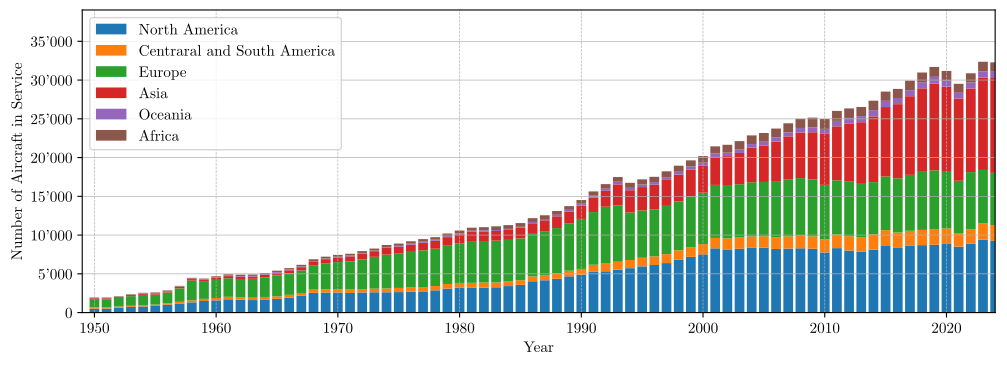

The script that drew this image:
#%%
# runs code as interactive cell 
# https://code.visualstudio.com/docs/python/jupyter-support-py

# IMPORTS #######################################

# plotting
import matplotlib.pyplot as plt
import matplotlib.font_manager as font_manager
# unit conversion
cm = 1/2.54 # for inches-cm conversion
# time manipulation
from datetime import datetime
# country manipulation
import country_converter as coco

# data science
import numpy as np
import pandas as pd

# i/o
from pathlib import PurePath, Path

# SETUP #########################################

plt.rcParams.update({
    "text.usetex": True,
    "font.family": "Arial",
    "font.sans-serif": "Computer Modern",
    'font.size': 11
})

# DATA IMPORT ###################################

df_main = pd.read_excel(
    io = 'data/data.xlsx',
    sheet_name = 'data',
    usecols = lambda column: column in [
        'year',
        'category',
        'country_iso',
        'country_name',
        'country_region',
        'sum(countAc)',
    ],
    dtype={
        'year': int,
        'category': str,
        'country_iso': str,
        'country_name': str,
        'country_region': str,
        'sum(countAc)': int,
    },
    header = 0,
    engine = 'openpyxl',
    keep_default_na=False, na_values=['_'] # otherwise "NA" (Namibia) is read as "NaN", https://stackoverflow.com/a/33952294
)

# DATA MANIPULATION #############################

# compare https://en.wikipedia.org/wiki/United_Nations_geoscheme
# compare https://www.iso.org/obp/ui/#iso:pub:PUB500001:en
historical_country_dict = {
    'AN': 'Western Europe', # https://en.wikipedia.org/wiki/Netherlands_Antilles
    'DD': 'Western Europe', # haha, communism failed!
    'SU': 'Eastern Europe', # haha, communism failed!
    'YU': 'Eastern Europe', # haha, communism failed!
    'KA': 'Middle Africa', # https://en.wikipedia.org/wiki/State_of_Katanga
    'GK': 'Western Europe', # https://en.wikipedia.org/wiki/Guernsey
    'TP': 'Southeastern Asia', # https://en.wikipedia.org/wiki/East_Timor
}

# get list either from Wikipedia https://en.wikipedia.org/wiki/United_Nations_geoscheme
# of from coco.CountryConverter().UNregion['UNregion'].unique().tolist()
my_regions_dict = {
    'Southern Asia': 'Asia',
    'Northern Europe': 'Europe',
    'Southern Europe': 'Europe',
    'Northern Africa': 'Africa',
    'Polynesia': 'Oceania',
    'Middle Africa': 'Africa',
    'Caribbean': 'Central and South America',
    'Antarctica': 'Central and South America',
    'South America': 'Central and South America',
    'Western Asia': 'Asia',
    'Australia and New Zealand': 'Oceania',
    'Western Europe': 'Europe',
    'Eastern Europe': 'Europe',
    'Central America': 'Central and South America',
    'Western Africa': 'Africa',
    'Northern America': 'North America',
    'Southern Africa': 'Africa',
    'Eastern Africa': 'Africa',
    'South-eastern Asia': 'Asia',
    'Eastern Asia': 'Asia',
    'Melanesia': 'Oceania',
    'Micronesia': 'Oceania',
    'Central Asia': 'Asia',
}
my_regions_list = list(set(my_regions_dict.values()))

def add_country_classifications(
    df: pd.DataFrame,
    country_code_column: str,
    coco_classification: str,
) -> pd.DataFrame:
    """
    Group countries according to a country-converter ("coco") supported classification,
    then sum the values of the relevant columns.

    See Also
    --------
    https://github.com/IndEcol/country_converter?tab=readme-ov-file#classification-schemes
    """
    column_name_country_classification: str = 'country_classification_' + coco_classification
    df[column_name_country_classification] = coco.convert(
        names = df[country_code_column].tolist(),
        to = coco_classification,
        not_found = None,
    )
    df[column_name_country_classification] = df[column_name_country_classification].replace(historical_country_dict)
    return df

def fill_empty_years(
    df: pd.DataFrame
) -> pd.DataFrame:
    """
    Fill empty years with 0.
    """
    all_years = pd.DataFrame({'year': range(1950, 2030)})
    df = pd.merge(
        all_years,
        df,
        on='year',
        how='left'
    ).fillna(0)
    return df



df_grouped_unregion = add_country_classifications(
    df = df_main,
    country_code_column = 'country_iso',
    coco_classification = 'UNregion',
)

df_grouped_region = df_grouped_unregion.copy()
df_grouped_region['region'] = df_grouped_unregion['country_classification_UNregion'].replace(my_regions_dict)
df_grouped_region = df_grouped_region[['year', 'region', 'sum(countAc)']].groupby(['year', 'region']).sum().reset_index()


# FIGURE ########################################

# SETUP ######################

fig, ax = plt.subplots(
    num = 'main',
    nrows = 1,
    ncols = 1,
    dpi = 300,
    figsize=(30*cm, 10*cm), # A4=(210x297)mm,
)

# AXIS SCALING ###############

# AXIS LIMITS ################

ax.set_xlim(1949, 2024)

# TICKS AND LABELS ###########

ax.set_xlabel('Year')
ax.set_ylabel('Number of Aircraft in Service')

import matplotlib.ticker as ticker
def thousand_formatter(value, tick_number):
    """
    Formats the tick label with thousand separators: 1000 = 1'000.
    """
    return f"{int(value):,}".replace(",", "'")

ax.yaxis.set_major_formatter(ticker.FuncFormatter(thousand_formatter))

# GRIDS ######################

ax.grid(which='both', axis='y', linestyle='-', linewidth = 0.5)
ax.grid(which='both', axis='x', linestyle='--', linewidth = 0.5)

# AXIS LABELS ################


# PLOTTING ###################


df_north_america = df_grouped_region[df_grouped_region['region'] == 'North America']
df_north_america = fill_empty_years(df_north_america)

df_south_america = df_grouped_region[df_grouped_region['region'] == 'Central and South America']
df_south_america = fill_empty_years(df_south_america)

df_europe = df_grouped_region[df_grouped_region['region'] == 'Europe']
df_europe = fill_empty_years(df_europe)

df_asia = df_grouped_region[df_grouped_region['region'] == 'Asia']
df_asia = fill_empty_years(df_asia)

df_oceania = df_grouped_region[df_grouped_region['region'] == 'Oceania']
df_oceania = fill_empty_years(df_oceania)

df_africa = df_grouped_region[df_grouped_region['region'] == 'Africa']
df_africa = fill_empty_years(df_africa)

ax.bar(
    x = df_north_america['year'],
    height=df_north_america['sum(countAc)'],
    label = 'North America',
)
ax.bar(
    x = df_south_america['year'],
    height=df_south_america['sum(countAc)'],
    bottom=df_north_america['sum(countAc)'],
    label = 'Centraral and South America',
)

ax.bar(
    x = df_europe['year'],
    height=df_europe['sum(countAc)'],
    bottom=df_north_america['sum(countAc)'] + df_south_america['sum(countAc)'],
    label = 'Europe',
)

ax.bar(
    x = df_asia['year'],
    height=df_asia['sum(countAc)'],
    bottom=df_north_america['sum(countAc)'] + df_south_america['sum(countAc)'] + df_europe['sum(countAc)'],
    label = 'Asia',
)

ax.bar(
    x = df_oceania['year'],
    height=df_oceania['sum(countAc)'],
    bottom=df_north_america['sum(countAc)'] + df_south_america['sum(countAc)'] + df_europe['sum(countAc)'] + df_asia['sum(countAc)'],
    label = 'Oceania',
)

ax.bar(
    x = df_africa['year'],
    height=df_africa['sum(countAc)'],
    bottom=df_north_america['sum(countAc)'] + df_south_america['sum(countAc)'] + df_europe['sum(countAc)'] + df_asia['sum(countAc)'] + df_oceania['sum(countAc)'],
    label = 'Africa',
)




# LEGEND ####################

ax.legend(
    loc = 'upper left',
)

# EXPORT #########################################

file_path = os.path.abspath(__file__)
file_name = os.path.splitext(os.path.basename(file_path))[0]
figure_name: str = str(file_name + '.pdf')

plt.savefig(
    fname = figure_name,
    format="pdf",
    bbox_inches='tight',
    transparent = False
)
# %%
